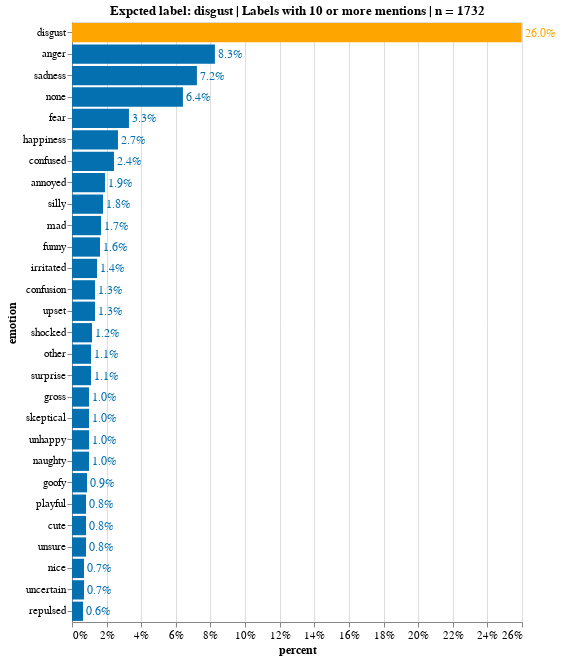

The code cell stored with this chart in its notebook:
### Markdown cell above
### Disgust

### Code cell
emotion = 'disgust'

df_emotion = emotion_df_formated(df_emo_answers, emotion) # subset 'emotion' rows
df_emotion_ans = df_emotion.drop(['photo_id', 'ethnicity', 'sex','age', 'label', 'url', 'photoId'], axis=1)
df_stack_emotion = formating_words(df_emotion_ans) # clean up
df_stack_emotion = manual_replace(df_stack_emotion)
df_stack_emotion = grouping(df_stack_emotion, syns)
df_stack_emotion = grouping(df_stack_emotion, hyps)

df_stack_emotion.replace({'scared': 'fear'}, inplace=True)

source = count_freq_labels(df_stack_emotion,X='stacked', col='emotion')
source_10 = source[source['counts'] > 10]

title = 'Expcted label: '+ emotion + ' | Labels with 10 or more mentions | n = '+ source['counts'].sum().astype(str)
X, Y = 'percent:Q', 'emotion:N'
w, h= 450, 600
txs, ls, ts = 12, 11, 12


chart_disgust = simple_per_bar(
    source_10, title=title, X=X, Y=Y, \
    width=w, height=h, emotion=emotion, \
    text_size = txs, label_size = ls, title_size=ts)
chart_disgust.display(renderer='svg')

### Figure 1 — Vega-Lite specification as saved in the notebook (floating-point values rounded to 4 significant figures)
{"config": {"view": {"continuousWidth": 400, "continuousHeight": 300}, "axis": {"labelFontSize": 11, "titleFontSize": 12}}, "layer": [{"mark": "bar", "encoding": {"color": {"condition": {"value": "orange", "test": "(datum.emotion === 'disgust')"}, "value": "#0570b0"}, "x": {"type": "quantitative", "axis": {"format": ".0%"}, "field": "percent"}, "y": {"type": "nominal", "field": "emotion", "sort": "-x"}}, "title": "Expcted label: disgust | Labels with 10 or more mentions | n = 1732"}, {"mark": {"type": "text", "align": "left", "baseline": "middle", "dx": 3, "fontSize": 12}, "encoding": {"color": {"condition": {"value": "orange", "test": "(datum.emotion === 'disgust')"}, "value": "#0570b0"}, "text": {"type": "quantitative", "field": "percent", "format": ".1%"}, "x": {"type": "quantitative", "axis": {"format": ".0%"}, "field": "percent"}, "y": {"type": "nominal", "field": "emotion", "sort": "-x"}}, "title": "Expcted label: disgust | Labels with 10 or more mentions | n = 1732"}], "data": {"name": "data-6bf1bea3b35445646cc8a33f4bc9ca7b"}, "height": 600, "width": 450, "$schema": "https://vega.github.io/schema/vega-lite/v4.8.1.json", "datasets": {"data-6bf1bea3b35445646cc8a33f4bc9ca7b": [{"counts": 450, "emotion": "disgust", "percent": 0.2598}, {"counts": 143, "emotion": "anger", "percent": 0.08256}, {"counts": 125, "emotion": "sadness", "percent": 0.07217}, {"counts": 111, "emotion": "none", "percent": 0.06409}, {"counts": 57, "emotion": "fear", "percent": 0.03291}, {"counts": 46, "emotion": "happiness", "percent": 0.02656}, {"counts": 42, "emotion": "confused", "percent": 0.02425}, {"counts": 33, "emotion": "annoyed", "percent": 0.01905}, {"counts": 31, "emotion": "silly", "percent": 0.0179}, {"counts": 29, "emotion": "mad", "percent": 0.01674}, {"counts": 28, "emotion": "funny", "percent": 0.01617}, {"counts": 25, "emotion": "irritated", "percent": 0.01443}, {"counts": 23, "emotion": "confusion", "percent": 0.01328}, {"counts": 23, "emotion": "upset", "percent": 0.01328}, {"counts": 20, "emotion": "shocked", "percent": 0.01155}, {"counts": 19, "emotion": "other", "percent": 0.01097}, {"counts": 19, "emotion": "surprise", "percent": 0.01097}, {"counts": 17, "emotion": "gross", "percent": 0.009815}, {"counts": 17, "emotion": "skeptical", "percent": 0.009815}, {"counts": 17, "emotion": "unhappy", "percent": 0.009815}, {"counts": 17, "emotion": "naughty", "percent": 0.009815}, {"counts": 15, "emotion": "goofy", "percent": 0.008661}, {"counts": 14, "emotion": "playful", "percent": 0.008083}, {"counts": 14, "emotion": "cute", "percent": 0.008083}, {"counts": 14, "emotion": "unsure", "percent": 0.008083}, {"counts": 12, "emotion": "nice", "percent": 0.006928}, {"counts": 12, "emotion": "uncertain", "percent": 0.006928}, {"counts": 11, "emotion": "repulsed", "percent": 0.006351}]}}
